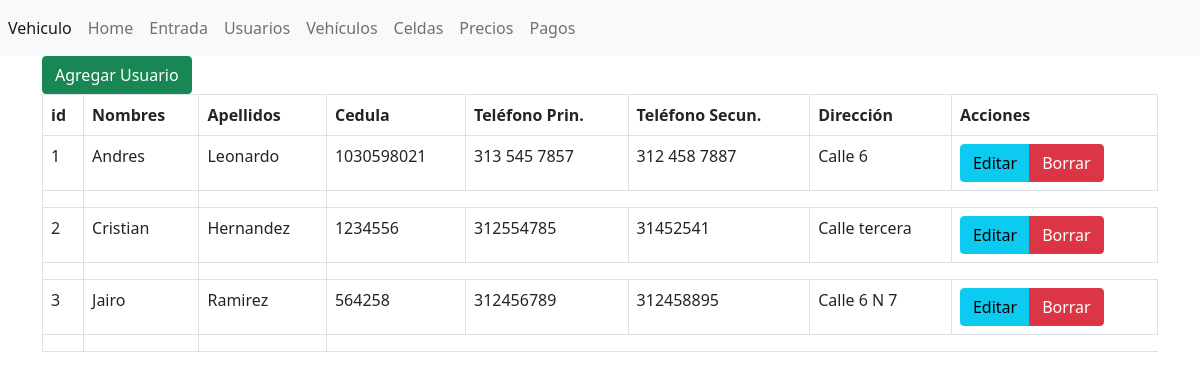
The page /parqueadero/parqueadero/index.php?controlador=Usuarios&accion=inicio on the database its author committed.
### tables this page shows
CREATE TABLE `usuarios` (
  `id_usuarios` int(100) NOT NULL,
  `nombre` varchar(20) NOT NULL,
  `apellido` varchar(20) NOT NULL,
  `cedula` varchar(12) NOT NULL,
  `telefono` varchar(15) NOT NULL,
  `telefono_se` varchar(15) DEFAULT NULL,
  `direccion` varchar(20) DEFAULT NULL
);

### parqueadero/parqueadero/index.php (called while the page is built, shortened)
<?php
    require("Views/plantilla.php");
?>

### parqueadero/parqueadero/Controllers/UsuariosController.php (called while the page is built, shortened)
<?php
include_once("Models/usuarios.php");
    class UsuariosController{
        public function inicio(){
        $Usuarios=Usuarios::consultar();
        include_once("Views/usuarios/inicio.php");
        }
    }
?>

### parqueadero/parqueadero/Models/usuarios.php (called while the page is built, shortened)
<?php
class Usuarios{
    public function __construct($id_usuarios,$nombre,$apellido,$cedula,$telefono,$telefono_se,$direccion){
        $this->id_usuarios=$id_usuarios;
        $this->nombre=$nombre;
        $this->apellido=$apellido;
        $this->cedula=$cedula;
        $this->telefono=$telefono;
        $this->telefono_se=$telefono_se;
        $this->direccion=$direccion;
    }
    public static function consultar(){
        $listaUsuarios=[];
        $conexionDB=DB::crearInstancia();
        $sql=$conexionDB->query("SELECT * FROM usuarios");
        foreach($sql->fetchAll() as $usuarios){
            $listaUsuarios[] = new Usuarios($usuarios['id_usuarios'], $usuarios['nombre'],$usuarios['apellido'],$usuarios['cedula'],$usuarios['telefono'],$usuarios['telefono_se'],$usuarios['direccion']);
        }
        return $listaUsuarios;
    }
}
?>

### parqueadero/parqueadero/Views/Usuarios/inicio.php (the view)
<a name="" id="" class="btn btn-success" href="?controlador=Usuarios&accion=crear" role="button">Agregar Usuario</a></a>
<table class="table table-bordered">
    <thead>
        <tr>
            <th>id</th>
            <th>Nombres</th>
            <th>Apellidos</th>
            <th>Cedula</th>
            <th>Teléfono Prin.</th>
            <th>Teléfono Secun.</th>
            <th>Dirección</th>
            <th>Acciones</th>
        </tr>
    </thead>
    <tbody>
<?php foreach ($Usuarios as $usuarios) { ?>
        <tr>
            <td><?php echo $usuarios->id_usuarios ?></td>
            <td><?php echo $usuarios->nombre ?></td>
            <td><?php echo $usuarios->apellido ?></td>
            <td><?php echo $usuarios->cedula ?></td>
            <td><?php echo $usuarios->telefono ?></td>
            <td><?php echo $usuarios->telefono_se ?></td>
            <td><?php echo $usuarios->direccion ?></td>
            <td>
                <div class="btn-group" role="group" aria-label="">
                    <a href="?controlador=usuarios&accion=editar&id_usuarios=<?php echo $usuarios->id_usuarios; ?>" class="btn btn-info">Editar</a>
                    <a href="?controlador=usuarios&accion=borrar&id_usuarios=<?php echo $usuarios->id_usuarios; ?>" class="btn btn-danger">Borrar</a>
                </div>
            </td>
        </tr>
        <tr>
            <td scope="row"></td>
            <td></td>
            <td></td>
        </tr>
<?php } ?>
    </tbody>
</table>

### parqueadero/parqueadero/Views/plantilla.php (shortened to what this page needs)
<!doctype html>
<html lang="en">
  <head>
    <link rel="stylesheet" href="https://cdn.datatables.net/1.11.3/css/jquery.dataTables.min.css">
    <link rel="stylesheet" href="https://cdn.jsdelivr.net/npm/bootstrap@5.0.2/dist/css/bootstrap.min.css">
  </head>
  <body>
        <nav class="navbar navbar-expand navbar-light bg-light">
            <div class="nav navbar-nav">
                <a class="nav-item nav-link active" href="?controlador=Paginas&accion=inicio"> Vehiculo<span class="visually-hidden">(current)</span></a>
                <a class="nav-item nav-link" href="?controlador=Paginas&accion=inicio">Home</a>
                <a class="nav-item nav-link" href="?controlador=Registro&accion=inicio">Entrada</a>
                <a class="nav-item nav-link" href="?controlador=Usuarios&accion=inicio">Usuarios</a>
                <a class="nav-item nav-link" href="?controlador=Vehiculo&accion=inicio">Vehículos</a>
                <a class="nav-item nav-link" href="?controlador=Celda&accion=inicio">Celdas</a>
                <a class="nav-item nav-link" href="?controlador=Precios&accion=inicio">Precios</a>
                <a class="nav-item nav-link" href="?controlador=Pago&accion=inicio">Pagos</a>
            </div>
        </nav>
        <div class="container">
            <div class="row">
                <div class="col-xs|sm|md|lg|xl-1-12">
                    <?php
                        include_once("Router.php");
                    ?>
                </div>
            </div>
        </div>
</body>
</html>

### parqueadero/parqueadero/Router.php (shortened to what this page needs)
<?php
    if(isset($_GET['controlador'])&&(isset($_GET["accion"]))){
        $accion=$_GET["accion"];
        $controlador = new $objControlador;
        $controlador->$accion();
    }
?>

### rows shown on the page
usuarios: id_usuarios "1", nombre "Andres", apellido "Leonardo", cedula "1030598021", telefono "313 545 7857", telefono_se "312 458 7887", direccion "Calle 6"
usuarios: id_usuarios "2", nombre "Cristian", apellido "Hernandez", cedula "1234556", telefono "312554785", telefono_se "31452541", direccion "Calle tercera"
usuarios: id_usuarios "3", nombre "Jairo", apellido "Ramirez", cedula "564258", telefono "312456789", telefono_se "312458895", direccion "Calle 6 N 7"
